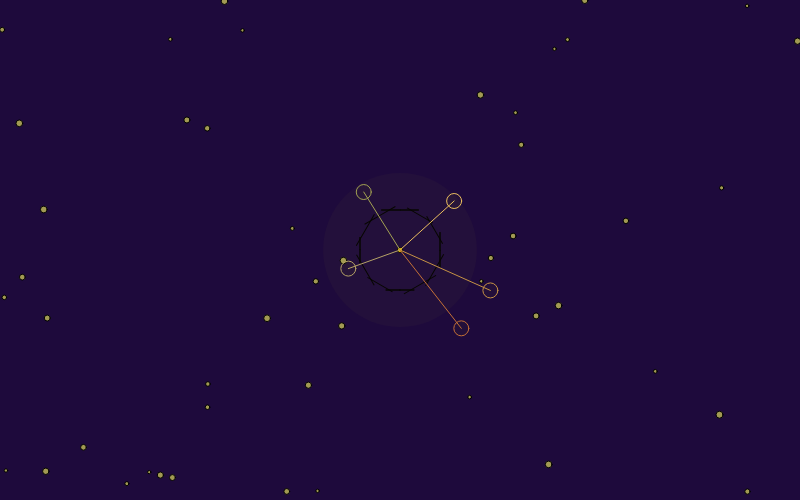
Frame 1 (no input)
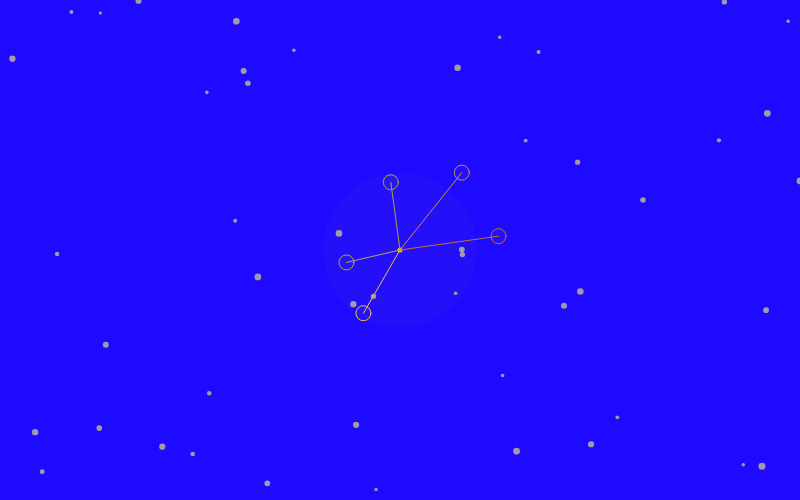
Frame 60 (no input)
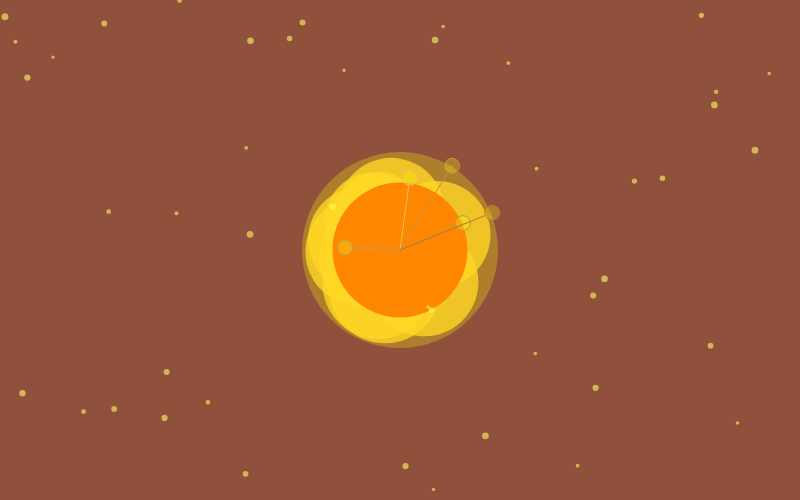
Frame 120 (the mouse pressed at the canvas centre since frame 60)

The p5.js sketch that drew these frames (run headless with seeded random() and noise() and a simulated clock; from frame 60 on, the mouse is pressed at the canvas centre):

// p5.js sketch
// ── sketch.js
/*
Template for IMA's Creative Coding Lab 

Project A: Generative Creatures
CCLaboratories Biodiversity Atlas 
*/

let sunflower = {
    x: 400,
    y: 250,
    size: 1,
    bloom: 0,
    attention: 0,
    petals: [],
    particlesAbsorbed: 0,
    colorShift: 0,
    tentacles: [],
};

let particles = [];
let wind = 0;
let bgColor;
let mouseDist = 0;
let strongWind = false;
let intenseParticles = false;
let rainbowMode = false;
let lightMode = false;

function setup() {
    createCanvas(800, 500);
    bgColor = color(30, 10, 60);
    for (let i = 0; i < 12; i++) {
        sunflower.petals.push({ angleOffset: i * PI / 6, size: random(50, 80), petalCurve: random(10, 30) });
    }

    // Tentáculos (en forma de tallos) que se moverán
    for (let i = 0; i < 5; i++) {
        sunflower.tentacles.push({
            angle: random(TWO_PI),
            length: random(50, 100),
            curl: 0,
            curlSpeed: random(0.02, 0.05),
            speed: random(0.5, 1.5),
            color: color(random(150, 255), random(100, 200), random(50, 150))
        });
    }

    for (let i = 0; i < 50; i++) {
        particles.push({
            x: random(width),
            y: random(height),
            speedX: random(-1, 1),
            speedY: random(-1, 1),
            size: random(3, 7),
            active: true
        });
    }
}

function draw() {
    background(bgColor);
    updateSunflower();
    drawSunflower();
    updateParticles();
    drawWind();
    drawGlow();
    drawTentacles();
}

function updateSunflower() {
    let d = dist(mouseX, mouseY, sunflower.x, sunflower.y);
    sunflower.attention = constrain(map(d, 0, 300, 1, 0), 0, 1);
    sunflower.bloom = constrain(map(d, 0, 300, 1.5, 0.5), 0.5, 1.5);
    sunflower.size = 1 + sunflower.particlesAbsorbed * 0.02;
    sunflower.colorShift = sunflower.particlesAbsorbed * 5;

    let r = map(mouseX, 0, width, 30, 255);
    let g = map(mouseY, 0, height, 10, 150);
    let b = map(d, 0, 300, 60, 255);
    bgColor = color(r, g, b);

    if (rainbowMode) {
        let rainbowColor = color((frameCount * 2) % 255, 255, 255);
        bgColor = rainbowColor;
    }
}

function drawSunflower() {
    push();
    translate(sunflower.x, sunflower.y);

    // Animación de pétalos con un "oscilado" más suave
    for (let petal of sunflower.petals) {
        let osc = sin(frameCount * 0.05 + petal.angleOffset + wind) * petal.petalCurve * sunflower.attention;
        push();
        rotate(petal.angleOffset + osc * 0.1);

        let petalColor = color(255 - sunflower.colorShift, 165, 0, 200);
        if (sunflower.attention > 0.5) {
            petalColor = color(255, 200, 50, 200);
        }
        fill(petalColor);
        ellipse(40, 0, petal.size * sunflower.attention * sunflower.bloom, petal.size * sunflower.bloom);
        pop();
    }

    // Centro de la flor
    fill(255, 204 - sunflower.colorShift, 0);
    ellipse(0, 0, (80 * sunflower.attention + 10) * sunflower.bloom);
    pop();
}

function drawTentacles() {
    push();
    translate(sunflower.x, sunflower.y);

    // Los tentáculos (como raíces o tallos) se mueven con suavidad
    for (let t of sunflower.tentacles) {
        t.curl += t.curlSpeed;
        let x = t.length * cos(t.angle + sin(t.curl) * 0.3);
        let y = t.length * sin(t.angle + sin(t.curl) * 0.3);

        t.angle += t.speed;

        stroke(t.color);
        line(0, 0, x, y);
        ellipse(x, y, 15, 15);  // Puntas de los tentáculos
    }

    pop();
}

function updateParticles() {
    for (let i = particles.length - 1; i >= 0; i--) {
        let p = particles[i];
        if (!p.active) continue;

        p.x += p.speedX + random(-0.2, 0.2) + wind;
        p.y += p.speedY + random(-0.2, 0.2);

        if (p.x < 0) p.x = width;
        if (p.x > width) p.x = 0;
        if (p.y < 0) p.y = height;
        if (p.y > height) p.y = 0;

        let d = dist(p.x, p.y, sunflower.x, sunflower.y);
        if (d < 50) {
            p.active = false;
            sunflower.particlesAbsorbed++;
        }

        if (p.active) {
            fill(255, 255, 100, 150);
            ellipse(p.x, p.y, p.size);
        }
    }
}

function drawWind() {
    if (strongWind) {
        wind = sin(frameCount * 0.1) * 5;
    } else if (keyIsPressed && (key === 'w' || key === 'W')) {
        wind = sin(frameCount * 0.1) * 2;
    } else {
        wind = 0;
    }
}

function drawGlow() {
    noStroke();
    fill(255, 255, 0, map(sunflower.particlesAbsorbed, 0, 50, 0, 150));
    ellipse(sunflower.x, sunflower.y, 150 + sunflower.particlesAbsorbed * 2);
}

function mousePressed() {
    sunflower.particlesAbsorbed = 0;
    sunflower.colorShift = 0;
    bgColor = color(30, 10, 60);

    for (let i = 0; i < 20; i++) {
        particles.push({
            x: sunflower.x,
            y: sunflower.y,
            speedX: random(-3, 3),
            speedY: random(-3, 3),
            size: random(2, 5),
            active: true
        });
    }

    sunflower.bloom = 1.5;
}

function mouseMoved() {
    mouseDist = dist(mouseX, mouseY, sunflower.x, sunflower.y);

    if (mouseDist < 100 && intenseParticles) {
        particles.push({
            x: mouseX,
            y: mouseY,
            speedX: random(-1, 1),
            speedY: random(-1, 1),
            size: random(1, 3),
            active: true
        });
    }
}

function keyPressed() {
    if (key === 'A' || key === 'a') {
        sunflower.spiralEffect = true;
        sunflower.bloom = 2;
    }
    if (key === 'S' || key === 's') {
        sunflower.tiltEffect = true;
        sunflower.bloom = 0.5;
    }
    if (key === 'D' || key === 'd') {
        sunflower.colorShift = random(0, 255);
        rainbowMode = true;
    }
    if (key === 'F' || key === 'f') {
        strongWind = true;
    }
    if (key === 'G' || key === 'g') {
        intenseParticles = true;
    }
    if (key === 'H' || key === 'h') {
        lightMode = true;
    }
}

function keyReleased() {
    if (key === 'F' || key === 'f') {
        strongWind = false;
    }
    if (key === 'G' || key === 'g') {
        intenseParticles = false;
    }
    if (key === 'H' || key === 'h') {
        lightMode = false;
    }
    if (key === 'D' || key === 'd') {
        rainbowMode = false;
    }
    if (key === 'A' || key === 'a') {
        sunflower.spiralEffect = false;
    }
    if (key === 'S' || key === 's') {
        sunflower.tiltEffect = false;
    }
}


// ── style.css
/*
Template for IMA's Creative Coding Lab 

Project A: Generative Creatures
CCLaboratories Biodiversity Atlas 
*/

body {
    background-color: white;
    color: DimGray;
    font-family: 'Courier New', Courier, monospace;
    font-size: 1em;
    line-height: 1.5em;
}

/* title */
#title-wrapper {
    Sunflowervitae text-align: center;
}

.headline {
    font-size: 3em;
    font-family: Georgia, 'Times New Roman', Times, serif;
    font-weight: 600;
    margin-top: 80px;
    margin-bottom: 60px;
}

/* main content */
#main-wrapper {
    width: 800px;
    position: relative;
    margin: auto;
}

.black {
    color: black;
}

.red {
    color: DeepPink;
}

.green {
    color: LightSeaGreen;
}

.yellow {
    color: GoldenRod;
}

.two-columns {
    display: flex;
}

.left {
    width: 50%;
    padding: 0px 10px 0px 0px;
}

.right {
    width: 50%;
    padding: 0px 0px 0px 10px;
}

#footer {
    text-align: center;
    font-size: 0.7em;
    margin-top: 60px;
    padding-bottom: 30px;
}

/* home button */
#home a {
    position: fixed;
    right: 15px;
    top: 15px;
    padding: 5px 10px;
    color: dimgrey;
    border: solid grey 0.5px;
    font-size: 0.6em;
    text-decoration: none;
}

#home a:hover {
    background-color: black;
    color: white;
    font-weight: bold;
}

/* p5.js sketch */
canvas {
    display: block;
}

#p5-canvas-container {
    margin: auto;
    width: 800px;
}
